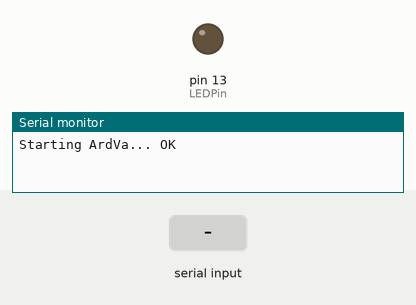
The sketch below on a simulated Arduino Uno, built with avr-gcc and run on an emulated ATmega328P. Parts: output pins drawn as LEDs (lit = HIGH), the last lines printed to the serial monitor. The inputs (shaded band) are chosen by the test bench.

Above: at 1.2 s.
1.3 s: "0000" received over Serial
2.8 s: "9010" received over Serial
At 3.3 s:
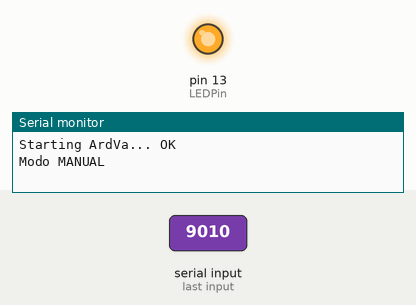
4.3 s: "9011" received over Serial
At 5.5 s:
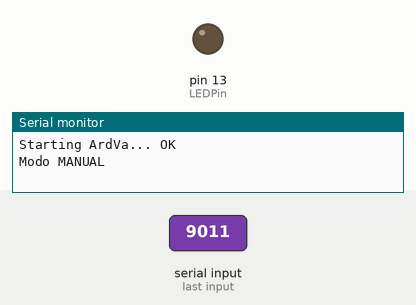
5.8 s: "9020" received over Serial
At 6.9 s:
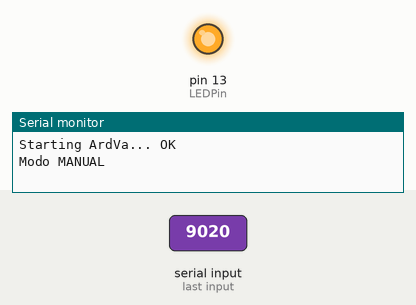
Timing chart, 0 to 8.3 s (numbered marks = the images above; inputs shaded):
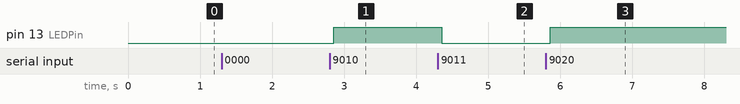

The sketch:

ArdVa_09_Test.ino
```cpp
/*
 * Programa ArdVa v0.9 para control domótico de una casa:
 *    - Uso de RTC
 *    - Uso de DHT11 (preparado para 2 sensores)
 *    - Uso de sensor ultrasonidos (solo un sensor)
 *    - Uso de servo (función creada, sin funcionalidad aún)
 *    - Uso de sensor LDR (preparado para 2 sensores)
 *    - Uso de display LCD 20x4 caracteres conectado por I2C
 *
 * Funciones integradas:
 *    - Control de climatizacion (heater/fan) en dos zonas segun sensores DHT independientes
 *    - Control de iluminacion segun sensor LDR y ultrasonidos (2 relés)
 *    - Envío de temp/hum de 2 sensores por puerto serie (cada 30 segundos y a demanda)
 *    - Envío de consumos de 3 sondas por puerto serie (cada 30 segundos y a demanda)
 *    - Display LCD con info de hora, temp/hum de dos sensores e indicacion de estado luces
 *
 * Protocolo comunicaciones:
 *      0 Ordenes de control [3 definidas en programa]
 *      1 LDR // nº sensor // 0 // 9 envio de info
 *      2 DHT (temp) // nº sensor // 0 // 9 envio de info
 *      3 DHT (hum) // nº sensor // 0 // 9 envio de info
 *      4 Ultrasonidos // nº sensor // 0 // 9 envio de info
 *      5 Consumo // nº sensor // 0 // 9 envio de infor
 *      9 Reles // nº placa de reles // nº rele // on-off-estado (1-0-9)
 *
 */

//#include <EEPROM.h>             // Librería para memoria EEPROM
//#include <LiquidCrystal_I2C.h>  // Librería para LCD por I2C
//#include <Servo.h>              // Librería para control de servos
//#include <Wire.h>
//#include "DHT.h"                // Librería para sensores DHT
//#include "EmonLib.h"            // Librería para medición de consumos
//#include "RTClib.h"             // Librería para RTC

/*-- Definición de pines a usar --*/
const int LEDPin = 13;        // Pin 13 conectado a LED
String orden = "";
boolean automatico = true;


///////////
// SETUP //
///////////
void setup() {
  Serial.begin(9600);                 // Inicio de comunicaciones serie
  Serial.print("Starting ArdVa...");  // Envía por puerto serie mensaje de inicio de SETUP
  pinMode(LEDPin, OUTPUT);            // Pin LED definido como salida
  Serial.println(" OK\n");            // Imprime mensaje de fin de SETUP por puerto serie
}

//////////
// LOOP //
//////////
void loop() {
  while(Serial.available()){      // Si hay datos de entrada en puerto serie
    char o=Serial.read();         // Lee caracter a caracter
    if(o!='.'){                   // Si son distintos de '.'
      orden+=o;                   // Agregar al string orden
    }
  }
  delay(30);                      // Retardo necesario para que coja todos los caracteres como un string

  // Ordenes de control
  if(orden== "0000"){             // Si la orden recibida es 0000
    automatico=false;             //  entra en modo manual
    Serial.println("Modo MANUAL");
  }
  if(orden== "0001"){             // Si la orden recibida es 0001
    automatico=true;              //  entra en modo automático
    Serial.println("Modo AUTOMATICO");
  }

  // Ordenes para modo manual
  if(!automatico){
    if(orden== "9010"){               // Apaga rele nº1
      digitalWrite(LEDPin, HIGH);
    }
    if(orden== "9011"){               // Enciende rele nº1
      digitalWrite(LEDPin, LOW);
    }
    if(orden== "9020"){               // Apaga rele nº2
      digitalWrite(LEDPin, HIGH);
    }
    if(orden== "9021"){               // Enciende rele nº2
      digitalWrite(LEDPin, LOW);
    }
    if(orden== "9030"){               // Apaga rele nº3
      digitalWrite(LEDPin, HIGH);
    }
    if(orden== "9031"){               // Enciende rele nº3
      digitalWrite(LEDPin, LOW);
    }
    if(orden== "9040"){               // Apaga rele nº4
      digitalWrite(LEDPin, HIGH);
    }
    if(orden== "9041"){               // Enciende rele nº4
      digitalWrite(LEDPin, LOW);
    }
    if(orden== "9050"){        // Apaga rele nº5
      digitalWrite(LEDPin, HIGH);
    }
    if(orden== "9051"){        // Enciende rele nº5
      digitalWrite(LEDPin, LOW);
    }
    if(orden== "9060"){        // Apaga rele nº6
      digitalWrite(LEDPin, HIGH);
    }
    if(orden== "9061"){        // Enciende rele nº6
      digitalWrite(LEDPin, LOW);
    }
  }

  orden = "";
}
```

Measured:
- after the input at 2.8 s, pin 13 (LEDPin): LOW → HIGH after 0.05 s
- after the input at 4.3 s, pin 13 (LEDPin): HIGH → LOW after 0.06 s
- after the input at 5.8 s, pin 13 (LEDPin): LOW → HIGH after 0.06 s
